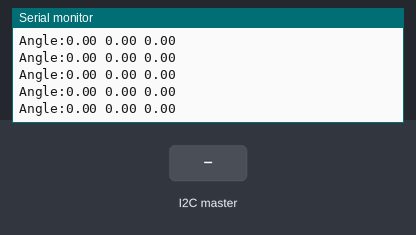
Bench run of a sketch on a simulated Arduino Uno, built with avr-gcc and run on an emulated ATmega328P. Shown: the last lines printed to the serial monitor. The inputs (shaded band) are chosen by the test bench.

Above: at 1.2 s.
1.3 s: the I2C master sends the byte 1
At 1.9 s:
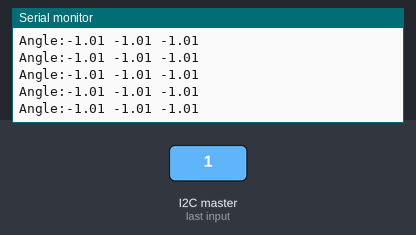
4.3 s: the I2C master sends the byte 0
At 5.0 s:
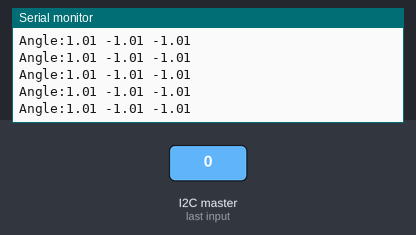
Timing chart, 0 to 7.3 s (numbered marks = the images above; inputs shaded):
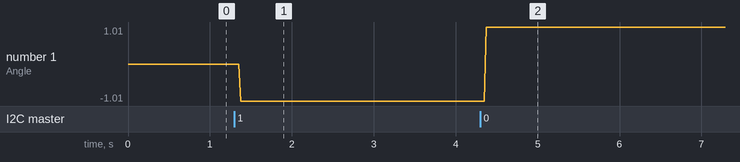

The sketch:

slave.ino
```cpp
#include <Wire.h>

double data[9];
double roll, pitch, yaw = 0.0;

void setup() {
  Wire.begin(4);
  Wire.onReceive(receiveEvent);
  Serial.begin(9600);
}

void loop() {
  // put your main code here, to run repeatedly:
  roll = data[1] + (data[2] / 100);
  if (!data[0]) roll = roll * -1;
  pitch = data[4] + (data[5] / 100);
  if (!data[3]) pitch = pitch * -1;
  yaw = data[7] + (data[8] / 100);
  if (!data[6]) yaw = yaw * -1;

  Serial.print("Angle:");
	Serial.print(roll);
	Serial.print(" ");
	Serial.print(pitch);
	Serial.print(" ");
	Serial.print(yaw);
	Serial.print("\n");
}

void receiveEvent()
{
  for (int i = 0; i < 9; i ++)
  {
    data[i] = Wire.read();
  }
}
```

Measured:
- after the input at 1.3 s, the serial monitor: prints a new line after 0.08 s (image 1)
- after the input at 4.3 s, the serial monitor: prints a new line after 0.07 s (image 2)
- plotted number 1: 0 → -1.01 after the input at 1.3 s, -1.01 → 1.01 after the input at 4.3 s
